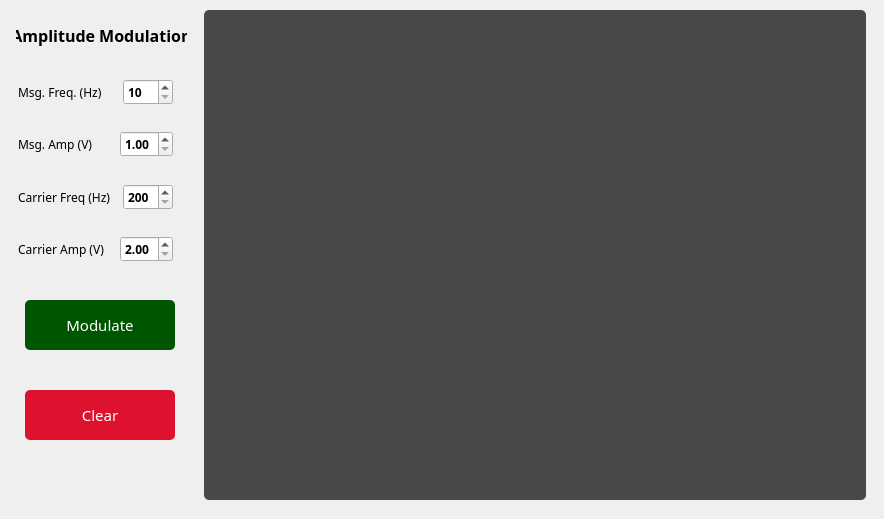
      <widget class="QWidget" name="tab_1">
       <property name="font">
        <font>
         <family>Product Sans</family>
         <weight>75</weight>
         <bold>true</bold>
         <stylestrategy>PreferDefault</stylestrategy>
        </font>
       </property>
       <property name="focusPolicy">
        <enum>Qt::ClickFocus</enum>
       </property>
       <property name="toolTip">
        <string extracomment="Demonstrate AM Modulation"/>
       </property>
       <property name="toolTipDuration">
        <number>1</number>
       </property>
       <property name="whatsThis">
        <string>AM Tab</string>
       </property>
       <attribute name="title">
        <string>AM </string>
       </attribute>
       <widget class="QFrame" name="AM_graph_layout">
        <property name="geometry">
         <rect>
          <x>195</x>
          <y>0</y>
          <width>680</width>
          <height>510</height>
         </rect>
        </property>
        <property name="sizePolicy">
         <sizepolicy hsizetype="Fixed" vsizetype="Fixed">
          <horstretch>0</horstretch>
          <verstretch>0</verstretch>
         </sizepolicy>
        </property>
        <property name="maximumSize">
         <size>
          <width>880</width>
          <height>510</height>
         </size>
        </property>
        <property name="styleSheet">
         <string notr="true"/>
        </property>
        <layout class="QVBoxLayout" name="graph_layout">
         <item>
          <widget class="MplWidget" name="MplWidgetAM" native="true">
           <property name="sizePolicy">
            <sizepolicy hsizetype="Preferred" vsizetype="Preferred">
             <horstretch>0</horstretch>
             <verstretch>0</verstretch>
            </sizepolicy>
           </property>
           <property name="maximumSize">
            <size>
             <width>880</width>
             <height>490</height>
            </size>
           </property>
           <property name="styleSheet">
            <string notr="true">background-color: rgba(0,0,0,0.7);
border-radius: 5px;</string>
           </property>
          </widget>
         </item>
        </layout>
       </widget>
       <widget class="QFrame" name="dataInpBox">
        <property name="geometry">
         <rect>
          <x>0</x>
          <y>60</y>
          <width>191</width>
          <height>221</height>
         </rect>
        </property>
        <layout class="QVBoxLayout" name="verticalLayout_2">
         <item>
          <widget class="QFrame" name="horizontalFrame_3">
           <property name="maximumSize">
            <size>
             <width>16777215</width>
             <height>50</height>
            </size>
           </property>
           <layout class="QHBoxLayout" name="horizontalLayout_5">
            <item>
             <widget class="QLabel" name="label_7">
              <property name="font">
               <font>
                <family>Product Sans</family>
                <pointsize>9</pointsize>
                <weight>50</weight>
                <bold>false</bold>
                <stylestrategy>PreferDefault</stylestrategy>
               </font>
              </property>
              <property name="text">
               <string>Msg. Freq. (Hz)     </string>
              </property>
             </widget>
            </item>
            <item>
             <widget class="QSpinBox" name="msgFreqInput">
              <property name="minimum">
               <number>10</number>
              </property>
              <property name="maximum">
               <number>100</number>
              </property>
              <property name="value">
               <number>10</number>
              </property>
             </widget>
            </item>
           </layout>
          </widget>
         </item>
         <item>
          <widget class="QFrame" name="horizontalFrame_2">
           <property name="sizePolicy">
            <sizepolicy hsizetype="Preferred" vsizetype="Preferred">
             <horstretch>0</horstretch>
             <verstretch>0</verstretch>
            </sizepolicy>
           </property>
           <property name="maximumSize">
            <size>
             <width>16777215</width>
             <height>50</height>
            </size>
           </property>
           <layout class="QHBoxLayout" name="horizontalLayout_4">
            <property name="leftMargin">
             <number>9</number>
            </property>
            <property name="topMargin">
             <number>1</number>
            </property>
            <property name="rightMargin">
             <number>9</number>
            </property>
            <property name="bottomMargin">
             <number>1</number>
            </property>
            <item>
             <widget class="QLabel" name="label_6">
              <property name="font">
               <font>
                <family>Product Sans</family>
                <pointsize>9</pointsize>
                <weight>50</weight>
                <bold>false</bold>
                <stylestrategy>PreferDefault</stylestrategy>
               </font>
              </property>
              <property name="text">
               <string>Msg. Amp (V)       </string>
              </property>
              <property name="indent">
               <number>-1</number>
              </property>
             </widget>
            </item>
            <item>
             <widget class="QDoubleSpinBox" name="msgAmpInput">
              <property name="minimum">
               <double>1.000000000000000</double>
              </property>
              <property name="maximum">
               <double>3.000000000000000</double>
              </property>
              <property name="value">
               <double>1.000000000000000</double>
              </property>
             </widget>
            </item>
           </layout>
          </widget>
         </item>
         <item>
          <widget class="QFrame" name="horizontalFrame">
           <property name="maximumSize">
            <size>
             <width>16777215</width>
             <height>50</height>
            </size>
           </property>
           <layout class="QHBoxLayout" name="horizontalLayout_3">
            <item>
             <widget class="QLabel" name="label_5">
              <property name="font">
               <font>
                <family>Product Sans</family>
                <pointsize>9</pointsize>
                <weight>50</weight>
                <bold>false</bold>
                <stylestrategy>PreferDefault</stylestrategy>
               </font>
              </property>
              <property name="text">
               <string>Carrier Freq (Hz)  </string>
              </property>
             </widget>
            </item>
            <item>
             <widget class="QSpinBox" name="carrierFreqInput">
              <property name="minimum">
               <number>200</number>
              </property>
              <property name="maximum">
               <number>800</number>
              </property>
              <property name="value">
               <number>200</number>
              </property>
             </widget>
            </item>
           </layout>
          </widget>
         </item>
         <item>
          <widget class="QFrame" name="horizontalFrame">
           <property name="sizePolicy">
            <sizepolicy hsizetype="Preferred" vsizetype="Preferred">
             <horstretch>0</horstretch>
             <verstretch>0</verstretch>
            </sizepolicy>
           </property>
           <property name="maximumSize">
            <size>
             <width>16777215</width>
             <height>50</height>
            </size>
           </property>
           <layout class="QHBoxLayout" name="horizontalLayout_2">
            <item>
             <widget class="QLabel" name="label_4">
              <property name="font">
               <font>
                <family>Product Sans</family>
                <pointsize>9</pointsize>
                <weight>50</weight>
                <bold>false</bold>
                <stylestrategy>PreferDefault</stylestrategy>
               </font>
              </property>
              <property name="text">
               <string>Carrier Amp (V)   </string>
              </property>
             </widget>
            </item>
            <item>
             <widget class="QDoubleSpinBox" name="carrierAmpInput">
              <property name="minimum">
               <double>2.000000000000000</double>
              </property>
              <property name="maximum">
               <double>7.000000000000000</double>
              </property>
              <property name="value">
               <double>2.000000000000000</double>
              </property>
             </widget>
            </item>
           </layout>
          </widget>
         </item>
        </layout>
       </widget>
       <widget class="QPushButton" name="modulateBtnAM">
        <property name="geometry">
         <rect>
          <x>25</x>
          <y>300</y>
          <width>150</width>
          <height>50</height>
         </rect>
        </property>
        <property name="font">
         <font>
          <family>Product Sans</family>
          <pointsize>11</pointsize>
          <weight>50</weight>
          <bold>false</bold>
          <stylestrategy>PreferDefault</stylestrategy>
          <kerning>false</kerning>
         </font>
        </property>
        <property name="focusPolicy">
         <enum>Qt::StrongFocus</enum>
        </property>
        <property name="acceptDrops">
         <bool>false</bool>
        </property>
        <property name="autoFillBackground">
         <bool>false</bool>
        </property>
        <property name="styleSheet">
         <string notr="true">QPushButton {
background-color: rgb(0, 85, 0);
border-radius: 5px;
color: #FFFFFF;
}

QPushButton:hover {
background-color: rgb(0, 100, 0);
}</string>
        </property>
        <property name="text">
         <string>Modulate</string>
        </property>
        <property name="iconSize">
         <size>
          <width>16</width>
          <height>16</height>
         </size>
        </property>
        <property name="autoDefault">
         <bool>false</bool>
        </property>
        <property name="default">
         <bool>false</bool>
        </property>
        <property name="flat">
         <bool>false</bool>
        </property>
       </widget>
       <widget class="QPushButton" name="clearBtnAM">
        <property name="geometry">
         <rect>
          <x>25</x>
          <y>390</y>
          <width>150</width>
          <height>50</height>
         </rect>
        </property>
        <property name="font">
         <font>
          <family>Product Sans</family>
          <pointsize>11</pointsize>
          <weight>50</weight>
          <bold>false</bold>
          <stylestrategy>PreferDefault</stylestrategy>
          <kerning>false</kerning>
         </font>
        </property>
        <property name="focusPolicy">
         <enum>Qt::StrongFocus</enum>
        </property>
        <property name="acceptDrops">
         <bool>false</bool>
        </property>
        <property name="autoFillBackground">
         <bool>false</bool>
        </property>
        <property name="styleSheet">
         <string notr="true">QPushButton {
background-color: #de122f;
border-radius: 5px;
color: #FFFFFF;
}

QPushButton:hover {
background-color: #ef344f;
}</string>
        </property>
        <property name="text">
         <string>Clear</string>
        </property>
        <property name="iconSize">
         <size>
          <width>16</width>
          <height>16</height>
         </size>
        </property>
        <property name="autoDefault">
         <bool>false</bool>
        </property>
        <property name="default">
         <bool>false</bool>
        </property>
        <property name="flat">
         <bool>false</bool>
        </property>
       </widget>
       <widget class="QLabel" name="label_8">
        <property name="geometry">
         <rect>
          <x>16</x>
          <y>20</y>
          <width>171</width>
          <height>31</height>
         </rect>
        </property>
        <property name="font">
         <font>
          <family>Product Sans</family>
          <pointsize>12</pointsize>
          <weight>75</weight>
          <bold>true</bold>
          <stylestrategy>PreferDefault</stylestrategy>
         </font>
        </property>
        <property name="text">
         <string>Amplitude Modulation</string>
        </property>
        <property name="alignment">
         <set>Qt::AlignCenter</set>
        </property>
       </widget>
      </widget>
